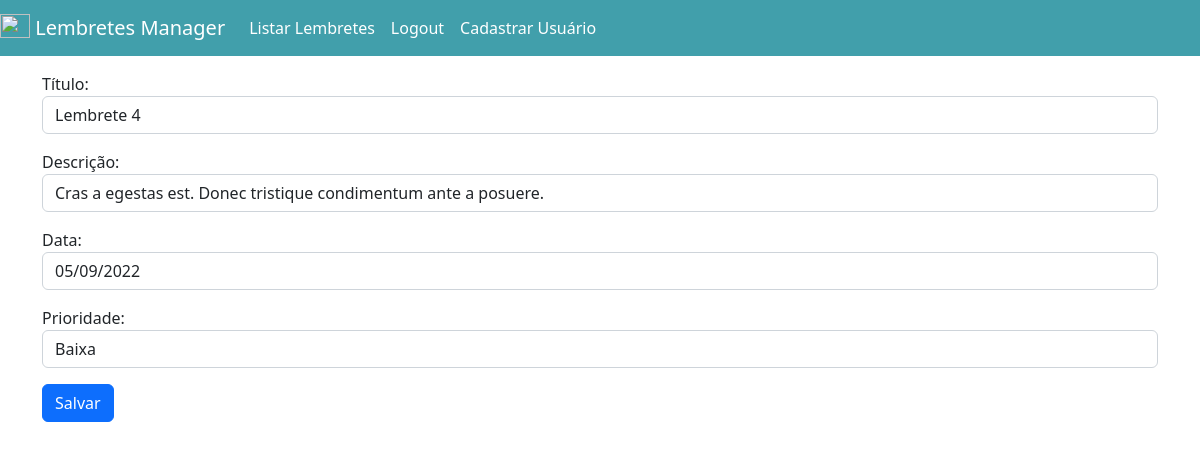
/editar_lembrete/13 (signed in), run on the app's committed database.
### app/models.py (models this page shows)
class Lembrete(models.Model):
    PRIORIDADE_CHOICES = [
        ('A', 'Alta'),
        ('N', 'Normal'),
        ('B', 'Baixa')
    ]
    titulo = models.CharField(max_length=40, null=False, blank=False)
    descricao = models.CharField(max_length=300, null=False, blank=False)
    data = models.DateField(null=False, blank=False, validators=[MinValueValidator(datetime.date.today)])
    prioridade = models.CharField(max_length=1, choices=PRIORIDADE_CHOICES, null=False, blank=False)
    usuario = models.ForeignKey(User, null=True, on_delete=models.CASCADE)

### app/views/lembrete_views.py (the view, shortened to what this page needs)
# urls.py: path('editar_lembrete/<int:id>', editar_lembrete, name='editar_lembrete'),
@login_required()
def editar_lembrete(request, id):
    lembrete_bd = lembrete_service.listar_lembrete_id(id)
    if lembrete_bd.usuario != request.user:
        return HttpResponse('Não permitido')
    form_lembrete = LembreteForm(request.POST or None, instance=lembrete_bd)
    return render(request, 'lembretes/form_lembrete.html', {'form_lembrete': form_lembrete})

### app/forms.py
class LembreteForm(forms.ModelForm):
    class Meta:
        model = Lembrete
        exclude = ('usuario', )
        fields = '__all__'

### app/services/lembrete_service.py (called while the page is built)
def listar_lembrete_id(id):
    return Lembrete.objects.get(id=id)

### app/templatetags/meus_filtros.py (called while the page is built)
@register.filter(name='addclass')
def addclass(value, arg):
    return value.as_widget(attrs={'class': arg})

### app/templates/lembretes/form_lembrete.html (shortened to what this page needs)
{% extends 'base.html' %}
{% load meus_filtros %}
{% block conteudo %}
<form method="POST" class="formulario">
    <div class="form-group">
        <label>Título: </label>
        {{ form_lembrete.titulo|addclass:'form-control' }}
    </div>
    <div class="form-group">
        <label>Descrição: </label>
        {{ form_lembrete.descricao|addclass:'form-control' }}
    </div>
    <div class="form-group">
        <label>Data: </label>
        {{ form_lembrete.data|addclass:'form-control' }}
    </div>
    <div class="form-group">
        <label>Prioridade: </label>
        {{ form_lembrete.prioridade|addclass:'form-control' }}
    </div>
   <div class="form-group">
        <input type="submit" class="btn btn-primary mb-3" value="Salvar">
    </div>
</form>
{% endblock conteudo %}

### app/static/app/css/style.css (style rules this page uses)
.form-group { margin-bottom: 1rem; }
.formulario { margin-top: 1rem; }

### data on the page
Lembrete: titulo "Lembrete 4", descricao "Cras a egestas est. Donec tristique condimentum ante a posuere.", data "05/09/2022", prioridade "Baixa"
